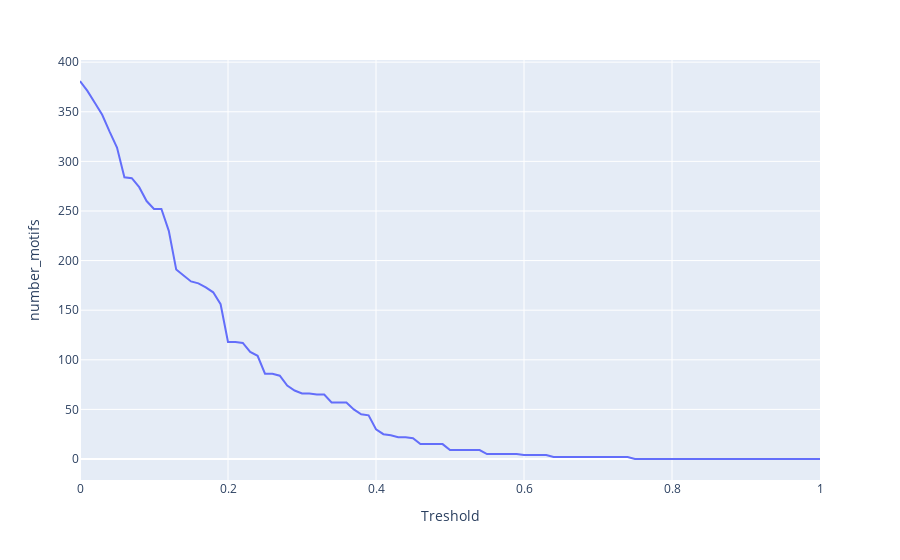

The cell this chart's notebook holds for it:
### Code cell
import plotly.express as px

d = {"Treshold" : tresh_list, "number_motifs" : tresh_result}
df = pd.DataFrame(data = d)

fig = px.line(df, x="Treshold", y="number_motifs")
fig.show()

### Figure 1 — Plotly figure (JSON) as saved in the notebook; plotly's stock layout.template omitted (floating-point values rounded to 4 significant figures)
{"data": [{"hovertemplate": "Treshold=%{x}<br>number_motifs=%{y}<extra></extra>", "legendgroup": "", "line": {"color": "#636efa", "dash": "solid"}, "marker": {"symbol": "circle"}, "mode": "lines", "name": "", "orientation": "v", "showlegend": false, "type": "scatter", "x": [0, 0.01, 0.02, 0.03, 0.04, 0.05, 0.06, 0.07, 0.08, 0.09, 0.1, 0.11, 0.12, 0.13, 0.14, 0.15, 0.16, 0.17, 0.18, 0.19, 0.2, 0.21, 0.22, 0.23, 0.24, 0.25, 0.26, 0.27, 0.28, 0.29, 0.3, 0.31, 0.32, 0.33, 0.34, 0.35, 0.36, 0.37, 0.38, 0.39, 0.4, 0.41, 0.42, 0.43, 0.44, 0.45, 0.46, 0.47, 0.48, 0.49, 0.5, 0.51, 0.52, 0.53, 0.54, 0.55, 0.56, 0.57, 0.58, 0.59, 0.6, 0.61, 0.62, 0.63, 0.64, 0.65, 0.66, 0.67, 0.68, 0.69, 0.7, 0.71, 0.72, 0.73, 0.74, 0.75, 0.76, 0.77, 0.78, 0.79, 0.8, 0.81, 0.82, 0.83, 0.84, 0.85, 0.86, 0.87, 0.88, 0.89, 0.9, 0.91, 0.92, 0.93, 0.94, 0.95, 0.96, 0.97, 0.98, 0.99, 1], "xaxis": "x", "y": [381, 371, 359, 347, 330, 314, 284, 283, 274, 260, 252, 252, 230, 191, 185, 179, 177, 173, 168, 156, 118, 118, 117, 108, 104, 86, 86, 84, 74, 69, 66, 66, 65, 65, 57, 57, 57, 50, 45, 44, 30, 25, 24, 22, 22, 21, 15, 15, 15, 15, 9, 9, 9, 9, 9, 5, 5, 5, 5, 5, 4, 4, 4, 4, 2, 2, 2, 2, 2, 2, 2, 2, 2, 2, 2, 0, 0, 0, 0, 0, 0, 0, 0, 0, 0, 0, 0, 0, 0, 0, 0, 0, 0, 0, 0, 0, 0, 0, 0, 0, 0], "yaxis": "y"}], "layout": {"legend": {"tracegroupgap": 0}, "margin": {"t": 60}, "xaxis": {"anchor": "y", "domain": [0, 1], "title": {"text": "Treshold"}}, "yaxis": {"anchor": "x", "domain": [0, 1], "title": {"text": "number_motifs"}}}}
